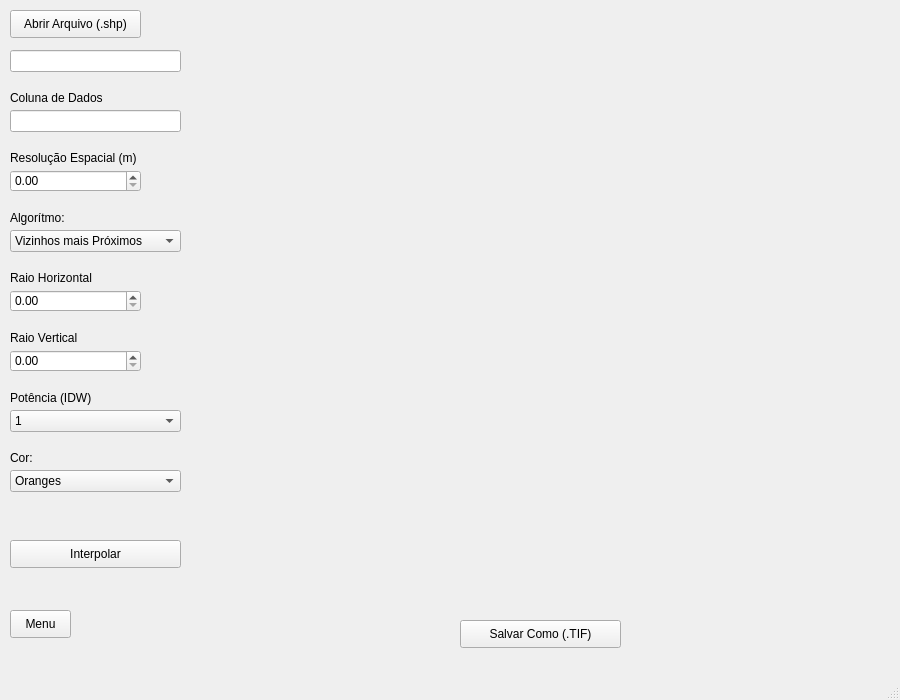
<?xml version="1.0" encoding="UTF-8"?>
<ui version="4.0">
 <class>MainWindow</class>
 <widget class="QMainWindow" name="MainWindow">
  <property name="geometry">
   <rect>
    <x>0</x>
    <y>0</y>
    <width>900</width>
    <height>700</height>
   </rect>
  </property>
  <property name="windowTitle">
   <string>MainWindow</string>
  </property>
  <widget class="QWidget" name="centralwidget">
   <widget class="QLabel" name="label_2">
    <property name="geometry">
     <rect>
      <x>10</x>
      <y>90</y>
      <width>151</width>
      <height>16</height>
     </rect>
    </property>
    <property name="text">
     <string>Coluna de Dados</string>
    </property>
   </widget>
   <widget class="QLineEdit" name="lineEdit_2_coluna_dados">
    <property name="geometry">
     <rect>
      <x>10</x>
      <y>110</y>
      <width>171</width>
      <height>22</height>
     </rect>
    </property>
   </widget>
   <widget class="QLabel" name="label_3">
    <property name="geometry">
     <rect>
      <x>10</x>
      <y>150</y>
      <width>161</width>
      <height>16</height>
     </rect>
    </property>
    <property name="text">
     <string>Resolução Espacial (m)</string>
    </property>
   </widget>
   <widget class="QLabel" name="label_4">
    <property name="geometry">
     <rect>
      <x>10</x>
      <y>210</y>
      <width>61</width>
      <height>16</height>
     </rect>
    </property>
    <property name="text">
     <string>Algorítmo:</string>
    </property>
   </widget>
   <widget class="QComboBox" name="comboBox_algoritmo">
    <property name="geometry">
     <rect>
      <x>10</x>
      <y>230</y>
      <width>171</width>
      <height>22</height>
     </rect>
    </property>
    <item>
     <property name="text">
      <string>Vizinhos mais Próximos</string>
     </property>
    </item>
    <item>
     <property name="text">
      <string>Média dos Pontos </string>
     </property>
    </item>
    <item>
     <property name="text">
      <string>Inverso da Distância (IDW)</string>
     </property>
    </item>
   </widget>
   <widget class="QLabel" name="label_5">
    <property name="geometry">
     <rect>
      <x>10</x>
      <y>270</y>
      <width>171</width>
      <height>16</height>
     </rect>
    </property>
    <property name="text">
     <string>Raio Horizontal</string>
    </property>
   </widget>
   <widget class="QLabel" name="label_6">
    <property name="geometry">
     <rect>
      <x>10</x>
      <y>330</y>
      <width>131</width>
      <height>16</height>
     </rect>
    </property>
    <property name="text">
     <string>Raio Vertical</string>
    </property>
   </widget>
   <widget class="QLabel" name="label_7">
    <property name="geometry">
     <rect>
      <x>10</x>
      <y>390</y>
      <width>101</width>
      <height>16</height>
     </rect>
    </property>
    <property name="text">
     <string>Potência (IDW)</string>
    </property>
   </widget>
   <widget class="QLabel" name="label_8">
    <property name="geometry">
     <rect>
      <x>10</x>
      <y>450</y>
      <width>41</width>
      <height>16</height>
     </rect>
    </property>
    <property name="text">
     <string>Cor:</string>
    </property>
   </widget>
   <widget class="QDoubleSpinBox" name="doubleSpinBox_resolucao">
    <property name="geometry">
     <rect>
      <x>10</x>
      <y>170</y>
      <width>131</width>
      <height>22</height>
     </rect>
    </property>
   </widget>
   <widget class="QDoubleSpinBox" name="doubleSpinBox_2_raioa">
    <property name="geometry">
     <rect>
      <x>10</x>
      <y>290</y>
      <width>131</width>
      <height>22</height>
     </rect>
    </property>
   </widget>
   <widget class="QDoubleSpinBox" name="doubleSpinBox_3_raiob">
    <property name="geometry">
     <rect>
      <x>10</x>
      <y>350</y>
      <width>131</width>
      <height>22</height>
     </rect>
    </property>
   </widget>
   <widget class="QComboBox" name="comboBox_2_potencia">
    <property name="geometry">
     <rect>
      <x>10</x>
      <y>410</y>
      <width>171</width>
      <height>22</height>
     </rect>
    </property>
    <item>
     <property name="text">
      <string>1</string>
     </property>
    </item>
    <item>
     <property name="text">
      <string>2</string>
     </property>
    </item>
    <item>
     <property name="text">
      <string>3</string>
     </property>
    </item>
    <item>
     <property name="text">
      <string>4</string>
     </property>
    </item>
   </widget>
   <widget class="QComboBox" name="comboBox_3_cor">
    <property name="geometry">
     <rect>
      <x>10</x>
      <y>470</y>
      <width>171</width>
      <height>22</height>
     </rect>
    </property>
    <item>
     <property name="text">
      <string>Oranges</string>
     </property>
    </item>
    <item>
     <property name="text">
      <string>Greys</string>
     </property>
    </item>
    <item>
     <property name="text">
      <string>Purples</string>
     </property>
    </item>
    <item>
     <property name="text">
      <string>Blues</string>
     </property>
    </item>
    <item>
     <property name="text">
      <string>Greens</string>
     </property>
    </item>
    <item>
     <property name="text">
      <string>Reds</string>
     </property>
    </item>
    <item>
     <property name="text">
      <string>YlOrBr</string>
     </property>
    </item>
    <item>
     <property name="text">
      <string>YlOrRd</string>
     </property>
    </item>
    <item>
     <property name="text">
      <string>YlGnBu</string>
     </property>
    </item>
    <item>
     <property name="text">
      <string>PuBuGn</string>
     </property>
    </item>
    <item>
     <property name="text">
      <string>BuGn</string>
     </property>
    </item>
    <item>
     <property name="text">
      <string>YlGn</string>
     </property>
    </item>
    <item>
     <property name="text">
      <string>viridis</string>
     </property>
    </item>
    <item>
     <property name="text">
      <string>plasma</string>
     </property>
    </item>
    <item>
     <property name="text">
      <string>inferno</string>
     </property>
    </item>
    <item>
     <property name="text">
      <string>magma'</string>
     </property>
    </item>
    <item>
     <property name="text">
      <string>cividis</string>
     </property>
    </item>
    <item>
     <property name="text">
      <string>PiYG</string>
     </property>
    </item>
    <item>
     <property name="text">
      <string>PRGn</string>
     </property>
    </item>
    <item>
     <property name="text">
      <string>BrBG</string>
     </property>
    </item>
    <item>
     <property name="text">
      <string>PuOr</string>
     </property>
    </item>
    <item>
     <property name="text">
      <string>RdGy</string>
     </property>
    </item>
    <item>
     <property name="text">
      <string>RdBu</string>
     </property>
    </item>
    <item>
     <property name="text">
      <string>RdYlBu</string>
     </property>
    </item>
    <item>
     <property name="text">
      <string>RdYlGn</string>
     </property>
    </item>
    <item>
     <property name="text">
      <string>Spectral'</string>
     </property>
    </item>
    <item>
     <property name="text">
      <string>coolwarm</string>
     </property>
    </item>
    <item>
     <property name="text">
      <string>bw</string>
     </property>
    </item>
    <item>
     <property name="text">
      <string>seismic</string>
     </property>
    </item>
   </widget>
   <widget class="QPushButton" name="pushButton_menu">
    <property name="geometry">
     <rect>
      <x>10</x>
      <y>610</y>
      <width>61</width>
      <height>28</height>
     </rect>
    </property>
    <property name="text">
     <string>Menu</string>
    </property>
   </widget>
   <widget class="QPushButton" name="pushButton_2_salvarfile">
    <property name="geometry">
     <rect>
      <x>460</x>
      <y>620</y>
      <width>161</width>
      <height>28</height>
     </rect>
    </property>
    <property name="text">
     <string>Salvar Como (.TIF)</string>
    </property>
   </widget>
   <widget class="QPushButton" name="pushButton_abrirfile">
    <property name="geometry">
     <rect>
      <x>10</x>
      <y>10</y>
      <width>131</width>
      <height>28</height>
     </rect>
    </property>
    <property name="text">
     <string>Abrir Arquivo (.shp)</string>
    </property>
   </widget>
   <widget class="QLineEdit" name="lineEdit">
    <property name="geometry">
     <rect>
      <x>10</x>
      <y>50</y>
      <width>171</width>
      <height>22</height>
     </rect>
    </property>
   </widget>
   <widget class="QPushButton" name="pushButton">
    <property name="geometry">
     <rect>
      <x>10</x>
      <y>540</y>
      <width>171</width>
      <height>28</height>
     </rect>
    </property>
    <property name="text">
     <string>Interpolar</string>
    </property>
   </widget>
   <widget class="MplWidget" name="MplWidget" native="true">
    <property name="geometry">
     <rect>
      <x>190</x>
      <y>0</y>
      <width>701</width>
      <height>621</height>
     </rect>
    </property>
   </widget>
  </widget>
  <widget class="QMenuBar" name="menubar">
   <property name="geometry">
    <rect>
     <x>0</x>
     <y>0</y>
     <width>900</width>
     <height>26</height>
    </rect>
   </property>
  </widget>
  <widget class="QStatusBar" name="statusbar"/>
 </widget>
 <customwidgets>
  <customwidget>
   <class>MplWidget</class>
   <extends>QWidget</extends>
   <header>mplwidget.h</header>
   <container>1</container>
  </customwidget>
 </customwidgets>
 <resources/>
 <connections/>
</ui>
